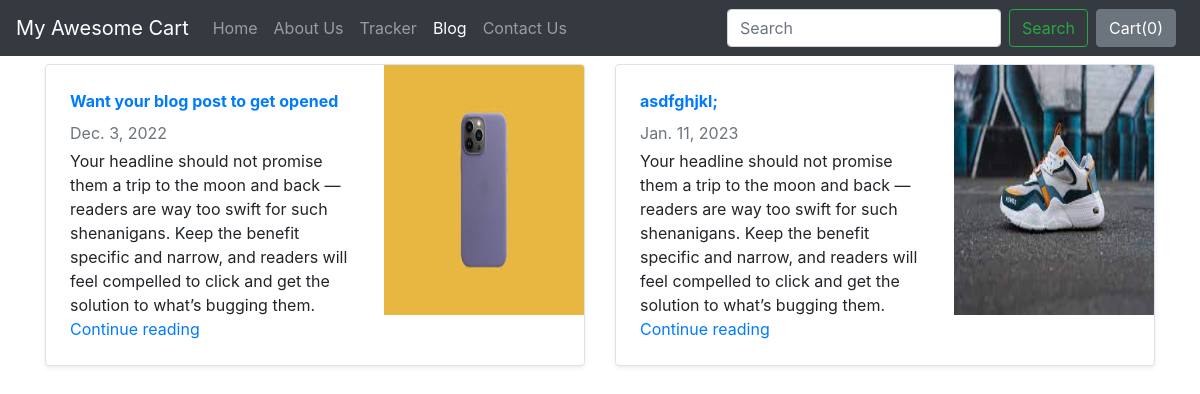
Page /blog/blogpost/home on the committed database.
### blog/models.py (models this page shows, shortened)
class Blogpost(models.Model):
    post_id = models.AutoField(primary_key= True)
    tilte = models.CharField(max_length=50)
    head0 = models.CharField(max_length=500, default="")
    chead0 = models.CharField(max_length=5000, default="")
    head1 = models.CharField(max_length=500, default="")
    chead1 = models.CharField(max_length=5000, default="")
    head2 = models.CharField(max_length=500, default="")
    chead2 = models.CharField(max_length=5000, default="")
    date = models.DateField()
    thumbnail = models.ImageField(upload_to='shop/images', default="")

### blog/views.py (the view)
# urls.py: 2. Add a URL to urlpatterns:  path('', views.home, name='home')
def home(request):
    myposts= Blogpost.objects.all()
    time= datetime.datetime.now()
    print(time.strftime("%y-%m-%d %H:%M:%S"))
    return render(request, 'blog/home.html', {'myposts': myposts})

### blog/templates/blog/home.html (shortened to what this page needs)
{% extends 'blog/basic.html' %}
{% block body %}
<div class="container">
<div class="row my-2">
    {% for item in myposts %}
        <div class="col-md-6">
            <div
                class="row no-gutters border rounded overflow-hidden flex-md-row mb-4 shadow-sm h-md-250 position-relative">
                <div class="col p-4 d-flex flex-column position-static">
                    <strong class="d-inline-block mb-2 text-primary">{{item.head0}}</strong>
                    <div class="mb-1 text-muted">{{item.date}}</div>
                    <p class="card-text mb-auto">{{item.head1}}</p>
                    <a href="blogpost/blogpost/blogpost/blogpost/blogpost/blogpost/blog/{{item.post_id}}/" class="stretched-link">Continue reading</a>
                </div>
                <div class="col-auto d-none d-lg-block">
                    <img src="/media/{{item.thumbnail}}" class="bd-placeholder-img" width="200" height="250"
                        aria-label="Placeholder: Thumbnail"/>
                </div>
            </div>
        </div>
{% if forloop.counter|divisibleby:2 %}
    </div><div class="row my-2">
    {% endif %}
    {% endfor %}
</div>
{% endblock %}

### blog/templates/blog/basic.html (shortened to what this page needs)
<!doctype html>
<html lang="en">
  <head>
    <link rel="stylesheet" href="https://stackpath.bootstrapcdn.com/bootstrap/4.2.1/css/bootstrap.min.css">
  </head>
  <body>
    <nav class="navbar navbar-expand-lg navbar-dark bg-dark">
  <a class="navbar-brand" href="/shop">My Awesome Cart</a>
  <div class="collapse navbar-collapse" id="navbarSupportedContent">
    <ul class="navbar-nav mr-auto">
      <li class="nav-item">
        <a class="nav-link" href="/shop">Home <span class="sr-only">(current)</span></a>
      </li>
      <li class="nav-item">
        <a class="nav-link" href="/shop/about">About Us</a>
      </li>
      <li class="nav-item">
        <a class="nav-link" href="/shop/tracker">Tracker</a>
      </li>
      <li class="nav-item active">
        <a class="nav-link" href="/blog">Blog</a>
      </li>
       <li class="nav-item">
        <a class="nav-link" href="/shop/contact">Contact Us</a>
      </li>
    </ul>
    <form method="get" action ="blogpost/blogpst/search/?query=vishal/"class="form-inline my-2 my-lg-0">
      <input class="form-control mr-sm-2" type="search" placeholder="Search" aria-label="Search" name="query" id="search">
      <button class="btn btn-outline-success my-2 my-sm-0" type="submit">Search</button>
    </form>
    <button type="button" class="btn btn-secondary mx-2" id="popcart" data-container="body" data-toggle="popover" data-placement="bottom" data-html="true" data-content="Vivamus
sagittis lacus vel augue laoreet rutrum faucibus.">
  Cart(<span id="cart">0</span>)
</button>
  </div>
</nav>
  {% block body %} {% endblock %}
  </body>
</html>

### rows in the picture
Blogpost: head0 "Want your blog post to get opened", date "Dec. 3, 2022", head1 "Your headline should not promise them a trip to the moon and back — readers are way too swift for such shenanigans. Keep the benefit specific and narrow, and readers will feel compelled to click and get the solution to what’s bugging them.", thumbnail (picture)
Blogpost: head0 "asdfghjkl;", date "Jan. 11, 2023", head1 "Your headline should not promise them a trip to the moon and back — readers are way too swift for such shenanigans. Keep the benefit specific and narrow, and readers will feel compelled to click and get the solution to what’s bugging them.", thumbnail (picture)
